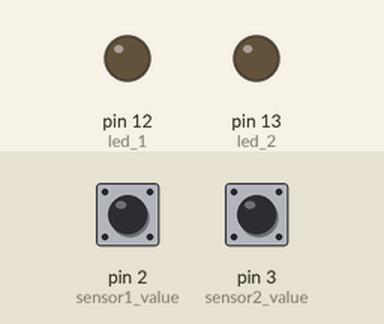
The sketch below on a simulated Arduino Uno, built with avr-gcc and run on an emulated ATmega328P. Shown: output pins drawn as LEDs (lit = HIGH). Dashed ring = blinking. Inputs (shaded band) come from the test bench; at power-on: pin 2 (sensor1_value) LOW, pin 3 (sensor2_value) LOW. What the sketch prints to the serial monitor is not drawn.

Above: at 1.2 s.
1.3 s: pin 2 (sensor1_value) driven HIGH
At 2.5 s:
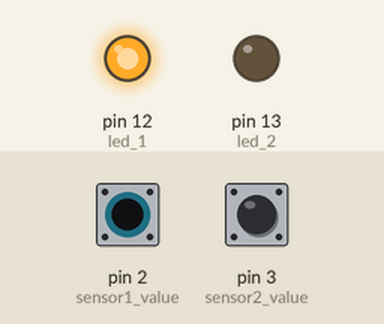
2.8 s: pin 3 (sensor2_value) driven HIGH
At 3.8 s:
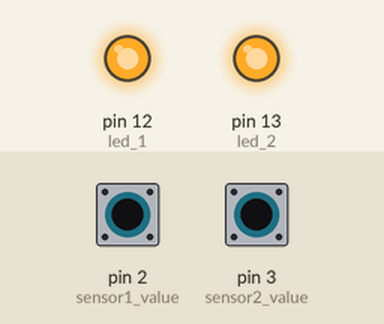
4.3 s: pin 2 (sensor1_value) driven LOW
At 5.2 s:
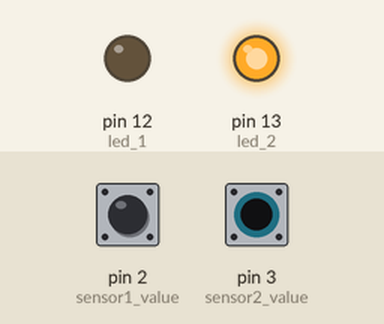
5.8 s: pin 3 (sensor2_value) driven LOW
At 6.5 s:
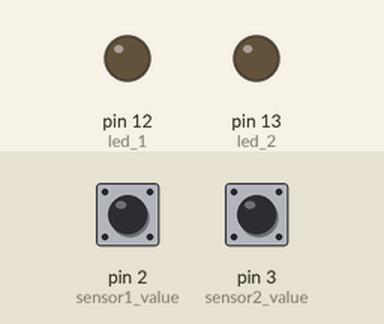
8.8 s: pin 2 (sensor1_value) pulsed HIGH 2 times (0.12 s each, 0.3 s apart)
At 9.17 s:
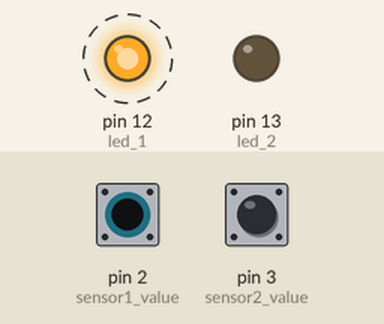
10.9 s: pin 3 (sensor2_value) pulsed HIGH 5 times (0.12 s each, 0.3 s apart)
At 11.27 s:
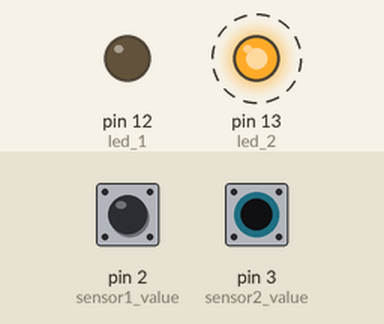
Timing chart, 0 to 13.9 s (numbered marks = the images above; inputs shaded):
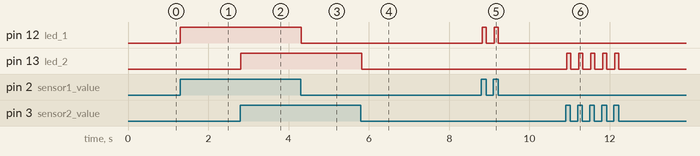

The sketch:

Solution_Code.ino
```cpp
int sensor1_value = 2;
int sensor2_value = 3;
int led_1 = 12;
int led_2 = 13;
int reading1 = 0;
int reading2 = 0;

void setup()
{
 pinMode(led_1, OUTPUT);
 pinMode(led_2, OUTPUT);
 pinMode(sensor1_value, INPUT);
 pinMode(sensor2_value, INPUT);
 Serial.begin(9600);
}

void loop()
//for motion detected by the 1st sensor
{
  reading1 = digitalRead(sensor1_value);
  if (reading1 == HIGH)
  {
    digitalWrite ( led_1, HIGH);
    Serial.print("Motion within restricted area");
  }
  else
  {
    digitalWrite ( led_1, LOW);
    Serial.print("No Motion");
  }

  //for motion detected by the 2nd sensor

  reading2 = digitalRead(sensor2_value);
  if (reading2 == HIGH)
  {
    digitalWrite ( led_2, HIGH);
    Serial.print("Motion within restricted area");
  }
  else
  {
    digitalWrite ( led_2, LOW);
    Serial.print("No Motion");
  }
  delay(100);
  //This code will work for both the sensors working at the same time as well.
}
```

Measured:
- after the input at 1.3 s, pin 12 (led_1): LOW → HIGH at once
- after the input at 2.8 s, pin 13 (led_2): LOW → HIGH at once
- after the input at 4.3 s, pin 12 (led_1): HIGH → LOW at once
- after the input at 5.8 s, pin 13 (led_2): HIGH → LOW at once
- after the input at 8.8 s, pin 12 (led_1): alternates HIGH for 0.10 s and LOW for 0.20 s, 4 changes in all, then stays LOW, starting at once
- after the input at 10.9 s, pin 13 (led_2): alternates HIGH for 0.10 s and LOW for 0.20 s, 10 changes in all, then stays LOW, starting at once
